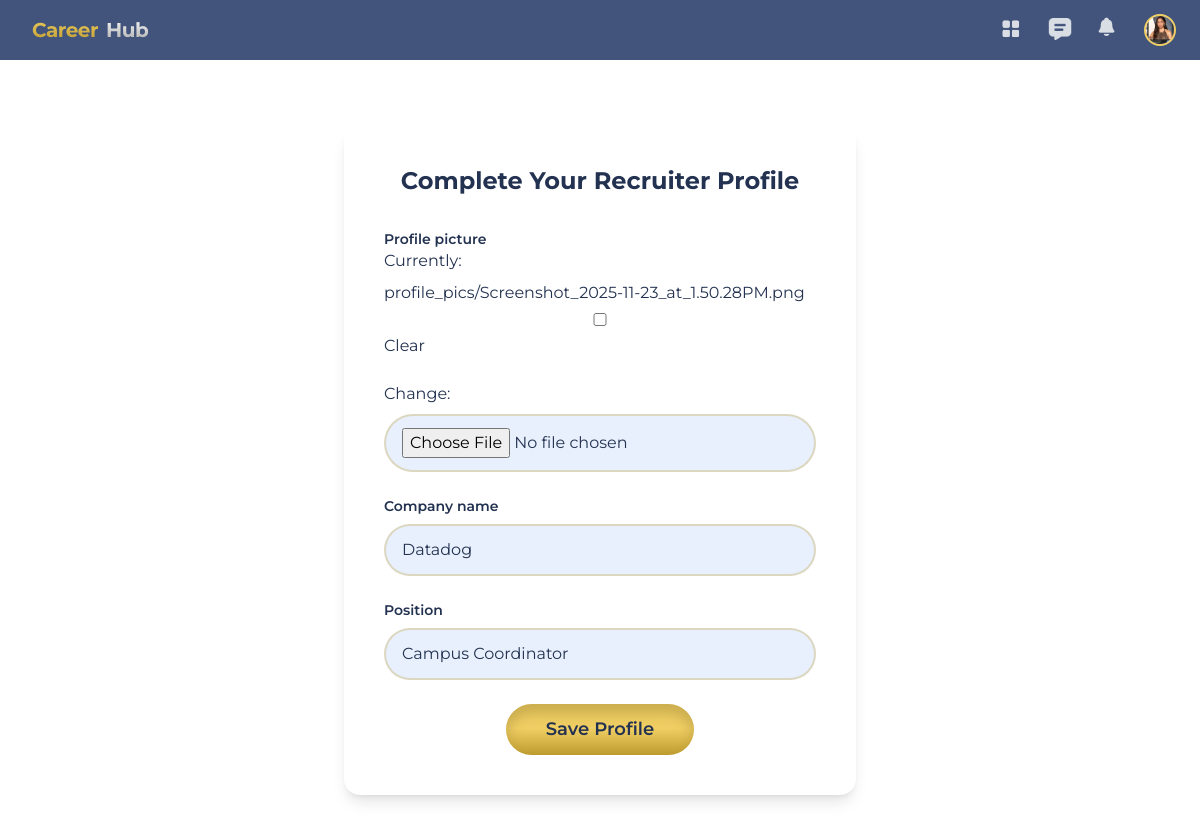
/accounts/onboarding/recruiter/ (signed in), run on the app's committed database.
### accounts/models.py (models this page shows, shortened)
class User(AbstractUser):
    JOB_SEEKER = 'job_seeker'
    RECRUITER = 'recruiter'
    ROLE_CHOICES = (
        (JOB_SEEKER, 'Job Seeker'),
        (RECRUITER, 'Recruiter'),
    )
    role = models.CharField(max_length=20, choices=ROLE_CHOICES)
    is_admin = models.BooleanField(default=False)

class RecruiterProfile(models.Model):
    user = models.OneToOneField(
        settings.AUTH_USER_MODEL,
        on_delete=models.CASCADE,
        related_name='recruiter'
    )
    profile_picture = models.ImageField(upload_to="profile_pics/", null=True, blank=True)
    company_name = models.CharField(max_length=255, blank=True)
    position = models.CharField(max_length=255, blank=True)

### accounts/views.py (the view)
# urls.py: path("onboarding/recruiter/", views.recruiter_onboarding, name="recruiter_onboarding"),
@login_required
def recruiter_onboarding(request):
    form = RecruiterProfileForm(
        request.POST or None,
        request.FILES or None,
        instance=request.user.recruiter
    )
    if request.method == "POST" and form.is_valid():
        profile = form.save(commit=False)
        profile.user = request.user
        profile.save()
        return redirect("recruiter_preferences")
    return render(request, "accounts/recruiter_profile_form.html", {
        "form": form,
        "title": "Complete your Recruiter profile"
    })

### accounts/forms.py
class RecruiterProfileForm(forms.ModelForm):
    class Meta:
        model = RecruiterProfile
        fields = [
            "profile_picture",
            "company_name",
            "position",
        ]
        widgets = {
            "company_name": forms.TextInput(attrs={"class": "form-control"}),
            "position": forms.TextInput(attrs={"class": "form-control"}),
        }

### accounts/templates/accounts/recruiter_profile_form.html (shortened to what this page needs)
{% extends "base.html" %}
{% load widget_tweaks %}
{% block content %}
<div class="flex flex-col items-center justify-center min-h-screen bg-white text-[#233250] px-4 py-10">
  <div class="bg-white text-[#233250] rounded-2xl shadow-lg w-full max-w-lg p-10">
    <h2 class="text-2xl font-bold text-center mb-8">
      Complete Your Recruiter Profile
    </h2>
    <form method="post" enctype="multipart/form-data" class="space-y-6">
    {% for field in form %}
    <div class="flex flex-col space-y-2">
      <label for="{{ field.id_for_label }}" class="font-semibold text-sm text-[#233250]">
        {{ field.label }}
      </label>
      {% if field|field_type == "textarea" %}
        {{ field|add_class:"w-full px-4 py-3 rounded-2xl bg-[#E8F0FE] text-[#233250] border-2 border-[#bd9b2e]/30 focus:ring-2 focus:ring-accent focus:outline-none min-h-[120px] resize-y" }}
      {% else %}
        {{ field|add_class:"w-full px-4 py-3 rounded-full bg-[#E8F0FE] text-[#233250] border-2 border-[#bd9b2e]/30 focus:ring-2 focus:ring-accent focus:outline-none" }}
      {% endif %}
    </div>
    {% endfor %}
    <div class="flex justify-center mt-8">
      <button
        type="submit"
        class="btn-primary px-10 py-3 rounded-full text-[#233250] font-semibold shadow-[inset_0_10px_12px_rgba(114,94,29,0.28)]">
        Save Profile
      </button>
    </div>
</form>
  </div>
</div>
{% endblock %}

### templates/components/navbar.html (shortened to what this page needs)
{% load static %}
<nav class="w-full h-[60px] flex items-center justify-between bg-[#42547b] px-6 shadow-md z-50">
  <div class="flex items-center gap-1">
    <a href="{% if user.role == 'job_seeker' %}{% url 'jobseeker_dashboard' %}
             {% else %}{% url 'recruiter_dashboard' %}{% endif %}"
       class="flex items-center gap-1">
      <span class="ml-2 bg-gradient-to-b from-[#EFCE63] to-[#BD9B2E] bg-clip-text text-transparent font-bold text-xl tracking-tight">
      </span>
      <span class="ml-1 bg-gradient-to-b from-white to-[#A6A6A6] bg-clip-text text-transparent font-bold text-xl tracking-tight">
      </span>
    </a>
  </div>
  <div class="flex items-center gap-6 relative">
    {% if user.is_authenticated %}
      {% if user.role == 'job_seeker' %}
        <a href="{% url 'jobseeker_dashboard' %}"
           class="w-6 h-6 opacity-80 hover:opacity-100 transition-opacity">
          <img src="{% static 'images/icon_dashboard.png' %}" />
        </a>
      {% else %}
        <a href="{% url 'recruiter_dashboard' %}"
           class="w-6 h-6 opacity-80 hover:opacity-100 transition-opacity">
          <img src="{% static 'images/icon_dashboard.png' %}" />
        </a>
      {% endif %}
      <a href="{% url 'messaging:inbox' %}"
         class="w-6 h-6 opacity-80 hover:opacity-100 transition-opacity">
        <img src="{% static 'images/icon_messages.png' %}" />
      </a>
    {% endif %}
    <div class="relative">
      <button id="notifications-toggle"
              class="w-6 h-6 opacity-80 hover:opacity-100 transition-opacity">
        <img src="{% static 'images/icon_notifications.png' %}" />
      </button>
    </div>
    <button id="profile-btn"
        class="w-8 h-8 rounded-full overflow-hidden border-2 border-[#efce63] bg-[#d9d9d9]">
    {% if user.role == "job_seeker" and user.jobseeker.profile_picture %}
        <img src="{{ user.jobseeker.profile_picture.url }}" class="w-full h-full object-cover">
    {% elif user.role == "recruiter" and user.recruiter.profile_picture %}
        <img src="{{ user.recruiter.profile_picture.url }}" class="w-full h-full object-cover">
    {% else %}
        <img src="{% static 'images/icon_profile.png' %}" class="w-full h-full object-cover">
    {% endif %}
</button>
    </div>
</nav>

### data on the page
User: recruiter.profile_picture (picture)
RecruiterProfile: form "Datadog" "Campus Coordinator"

### other printed values
{{ field.label }} "Profile picture" "Company name" "Position"
